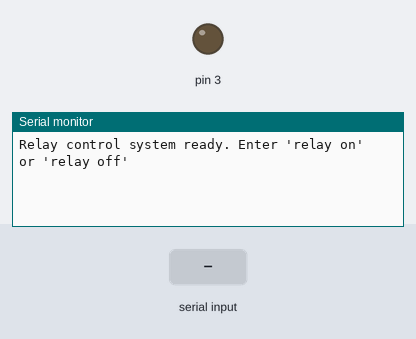
This program was run on a simulated Arduino Uno, built with avr-gcc and run on an emulated ATmega328P. Shown: output pins drawn as LEDs (lit = HIGH), the last lines printed to the serial monitor. Inputs (shaded band) come from the test bench.

Above: at 2.2 s.
2.3 s: "relay\n" received over Serial
At 2.7 s:
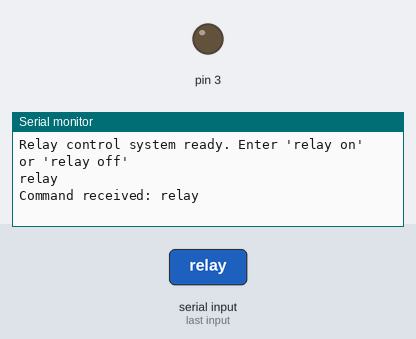
3.8 s: "on\n" received over Serial
At 5.0 s:
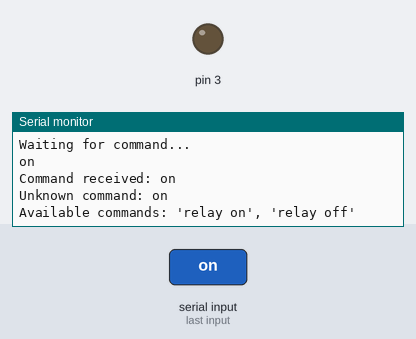
5.3 s: "off\n" received over Serial
At 5.9 s:
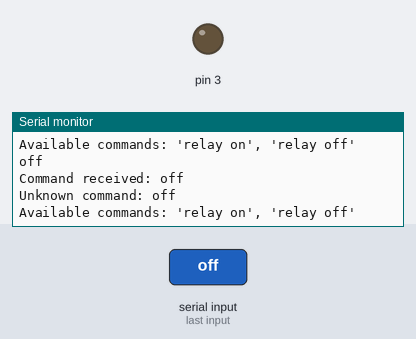

The program:

main.cpp
```cpp
#include <Arduino.h>
#include <stdio.h>
#include "relay.h"

// Custom printf replacement that uses Serial
void debug_printf(const char* format, ...) {
  char buffer[256];
  va_list args;
  va_start(args, format);
  vsnprintf(buffer, sizeof(buffer), format, args);
  va_end(args);
  Serial.print(buffer);
}

Relay relay(3); // Create relay object connected to pin 3
char inputBuffer[50];
char command[20];
bool commandReceived = false;
unsigned long lastMessageTime = 0;
const unsigned long messageInterval = 3000; // 3 seconds between messages

void setup() {
  Serial.begin(9600);
  // Wait for serial port to connect (especially important for native USB port)
  delay(1000); // Give time for serial connection to establish
  while(!Serial) {
    ; // Wait for serial port to connect
  }
  debug_printf("Relay control system ready. Enter 'relay on' or 'relay off'\n");
}

void loop() {
  // Print waiting message at intervals
  unsigned long currentMillis = millis();
  if (currentMillis - lastMessageTime >= messageInterval) {
    debug_printf("Waiting for command...\n");
    lastMessageTime = currentMillis;
  }

  // Check if data is available on the serial port
  if (Serial.available() > 0) {
    // Read input character by character and echo it back
    char c = Serial.read();
    Serial.write(c); // Echo the character for visibility

    // Store characters in buffer until newline
    static int bufferIndex = 0;
    if (c != '\n' && c != '\r') {
      if (bufferIndex < sizeof(inputBuffer) - 1) {
        inputBuffer[bufferIndex++] = c;
      }
    } else {
      // Terminate the string
      inputBuffer[bufferIndex] = '\0';
      commandReceived = true;
      bufferIndex = 0;
    }
  }

  // Process command when complete
  if (commandReceived) {
    debug_printf("Command received: %s\n", inputBuffer);

    // Use sscanf to parse the command
    if (sscanf(inputBuffer, "%19s", command) == 1) {
      if (strcmp(command, "relay") == 0) {
        // Read the second part of the command
        if (sscanf(inputBuffer, "%*s %19s", command) == 1) {
          if (strcmp(command, "on") == 0) {
            relay.turnOn();
            debug_printf("Command executed: Relay turned ON\n");
          } else if (strcmp(command, "off") == 0) {
            relay.turnOff();
            debug_printf("Command executed: Relay turned OFF\n");
          } else {
            debug_printf("Unknown command parameter: %s\n", command);
            debug_printf("Available commands: 'relay on', 'relay off'\n");
          }
        }
      } else {
        debug_printf("Unknown command: %s\n", command);
        debug_printf("Available commands: 'relay on', 'relay off'\n");
      }
    }

    // Reset for next command
    commandReceived = false;
  }
}
```

relay.h
```cpp
#ifndef RELAY_H
#define RELAY_H

#include <Arduino.h>

class Relay {
private:
    uint8_t pin;
    bool state;

public:
    Relay(uint8_t pin);
    void turnOn();
    void turnOff();
    bool getState() const;
};

#endif // RELAY_H 
```

relay.cpp
```cpp
#include "relay.h"
#include <stdio.h>

Relay::Relay(uint8_t pin) {
    this->pin = pin;
    this->state = false;
    pinMode(pin, OUTPUT);
    digitalWrite(pin, LOW);
    printf("Relay initialized on pin %d\n", pin);
}

void Relay::turnOn() {
    digitalWrite(pin, LOW);
    state = true;
    printf("Relay state: ON\n");
}

void Relay::turnOff() {
    digitalWrite(pin, HIGH);
    state = false;
    printf("Relay state: OFF\n");
}

bool Relay::getState() const {
    return state;
} 
```

stdio_redirect.cpp
```cpp
#include <Arduino.h>
#include <stdio.h>

// Redirect stdout to Serial
extern "C" {
  int _write(int file, char *ptr, int len) {
    // Send characters to Serial port
    for (int i = 0; i < len; i++) {
      Serial.write(ptr[i]);
    }
    return len;
  }
} 
```

Measured:
- after the input at 2.3 s, the serial monitor: prints a new line at once (image 1)
- after the input at 3.8 s, the serial monitor: prints a new line at once (image 2)
- after the input at 5.3 s, the serial monitor: prints a new line at once (image 3)
